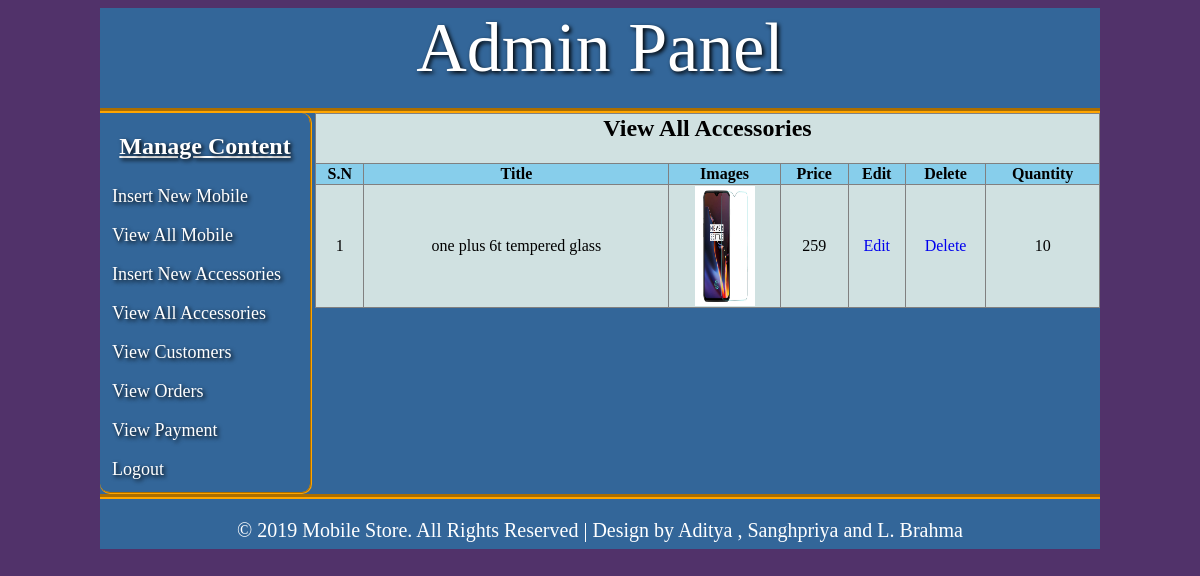
The page /admin_area/index.php?view_accessories (signed in) on the database its author committed.
### tables this page shows
CREATE TABLE `accessories` (
  `acc_id` int(10) NOT NULL,
  `acc_cat` int(255) NOT NULL,
  `acc_prod` int(255) NOT NULL,
  `acc_title` varchar(255) NOT NULL,
  `acc_price` int(100) NOT NULL,
  `acc_quantity` int(255) NOT NULL,
  `acc_desc` text NOT NULL,
  `acc_image` text NOT NULL,
  `acc_keywords` text NOT NULL
);

### web/admin_area/view_accessories.php (the view)
<?php
 if(!isset($_SESSION['user_email'])){
  	echo "<script> window.open('login.php?not_admin=You are not Admin','_self')</script>";
  }
  else
  {
?>
<table width="785" align="center" bgcolor="#d0e1e1" border="1">
	<tr align="center">
		<td colspan="7"><h2>View All Accessories</h2></td>
	</tr>
	<tr bgcolor="skyblue" align="center">
		<th>S.N</th>
		<th>Title</th>
		<th>Images</th>
		<th>Price</th>
		<th>Edit</th>
		<th>Delete</th>
		<th>Quantity</th>
	</tr>
	<?php
	 include("includes/db.php");
	 $get_pro="select * from accessories";
	 $run_pro=mysqli_query($con,$get_pro);
	 $i=0;
	 while ($row_pro=mysqli_fetch_array($run_pro)) {
	 	$pro_id=$row_pro['acc_id'];
	 	$pro_title=$row_pro['acc_title'];
	 	$pro_image=$row_pro['acc_image'];
	 	$pro_price=$row_pro['acc_price'];
	 	$pro_quantity=$row_pro['acc_quantity'];
	 	$i++;
	?>
	<tr align="center">
		<td><?php echo $i ?></td>
		<td><?php echo $pro_title ?></td>
		<td><img src="images/<?php echo $pro_image ?>" width="60" height="120" /></td>
		<td><?php echo $pro_price ?></td>
		<td><a href="index.php?edit_acc=<?php echo $pro_id?>">Edit</a></td>
		<td><a href="delete_acc.php?delete_acc=<?php echo $pro_id ?>">Delete</a></td>
		<td><?php echo $pro_quantity ?></td>
	</tr>
<?php } ?>
</table>
<?php } ?>

### web/admin_area/css/style.css (style rules this page uses)
table { border-collapse:collapse;border-spacing:0; }
a { text-decoration:none; }
img { max-width:100%; }
body { background-color: #51326a; }

### rows shown on the page
accessories: acc_title "one plus 6t tempered glass", acc_image (picture), acc_price "259", acc_quantity "10"
